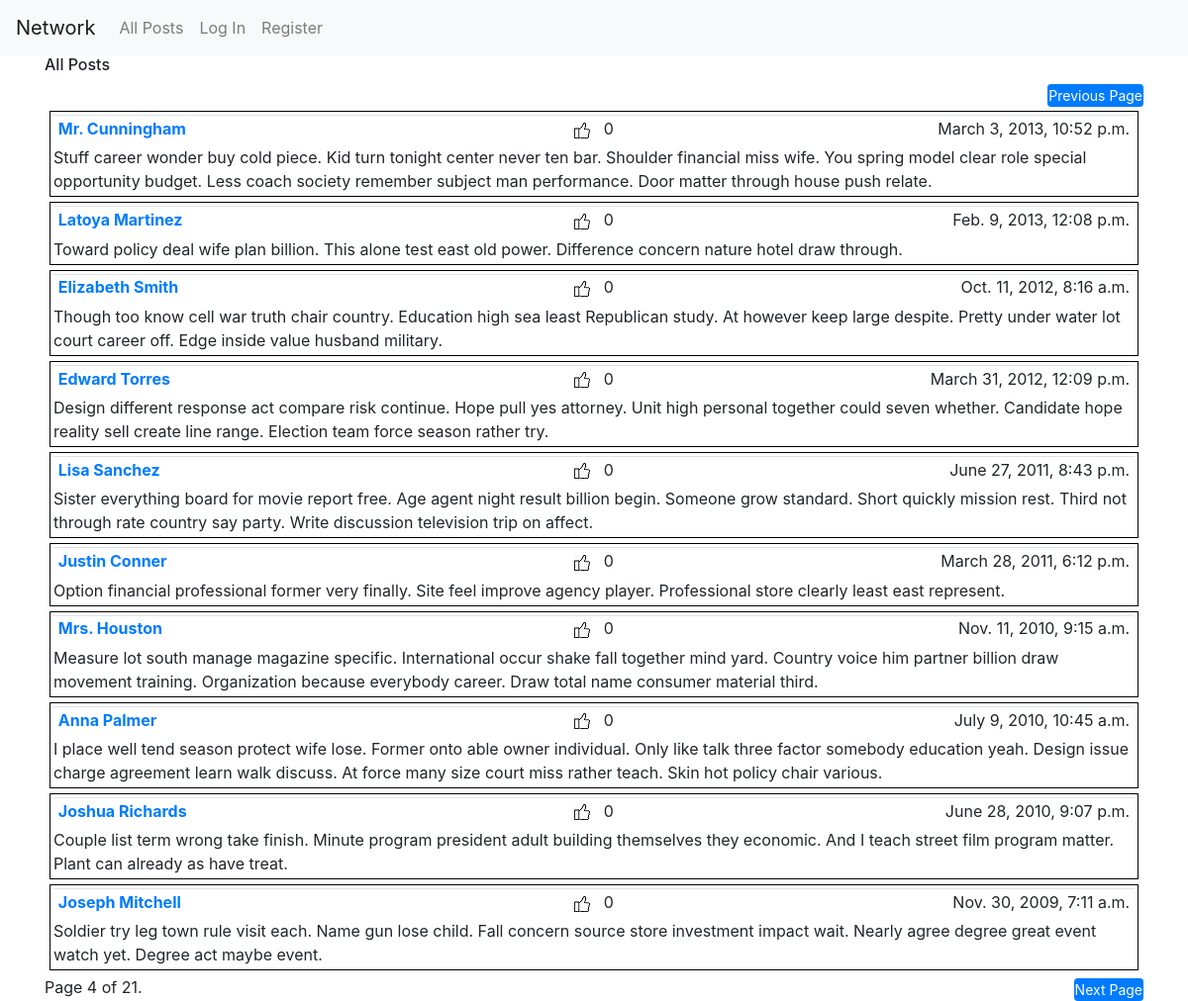
/?page=4, run on the app's committed database.
### network/models.py (models this page shows, shortened)
class Post(models.Model):
    user = models.ForeignKey("User", on_delete=models.CASCADE, related_name='posts')
    timestamp = models.DateTimeField(default=timezone.now)
    body = models.TextField(blank=False)
    likes = models.IntegerField(default=0)
    unlikes = models.IntegerField(default=0)

class User(AbstractUser):
    pass

### network/views.py (the view)
# urls.py: path("", views.index, name="index"),
def index(request):
    all_posts = Post.objects.all().order_by('-timestamp')
    paginator = Paginator(all_posts, 10)
    page_number = request.GET.get('page')
    page_obj = paginator.get_page(page_number)
    return render(request, 'network/index.html', {'page_obj': page_obj})

### network/templates/network/index.html (shortened to what this page needs)
{% extends "network/layout.html" %}
{% load static %}
{% block body %}
  <div id="all-post-view">
      <h6>All Posts</h6>
        <div class="pagination">
          <span class="step-links">
            {% if page_obj.has_previous %}
              <span style="float: right">
                <a class="btn btn-primary btn-sm" href="?page={{ page_obj.previous_page_number }}">Previous Page</a>
              </span>
              <br>
            {% endif %}
            {% for post in page_obj %}
              <div class="posts">
                {% if post.user.username == user.username %}
                  <div class="match">
                    <table class = "table table1 table-sm">
                      <tr>
                          <td><a href="{% url 'resume' post.user.id %}">
                                <b>{{ post.user.first_name }} {{ post.user.last_name }}</b>
                              </a>
                          </td>
                          <td id="likes"><img src="{% static 'like-128.jpg' %}" alt="Likes"> &nbsp {{ post.likes }}</td>
                          <td><span style="float: right">{{ post.timestamp }}</span></td>
                      </tr>
                    </table>
                    {{ post.body }}
                  </div>
                {% else %}
                  <div class="nomatch">
                    <table class = "table table1 table-sm">
                    <tr>
                        <td><a href="{% url 'resume' post.user.id %}">
                              <b>{{ post.user.first_name }} {{ post.user.last_name }}</b>
                            </a>
                        </td>
                        <td id="likes"><img src="{% static 'like-128.jpg' %}" alt="Likes"> &nbsp {{ post.likes }}</td>
                        <td><span style="float: right">{{ post.timestamp }}</span></td>
                    </tr>
                    </table>
                    {{ post.body }}
                  </div>
                {% endif %}
            </div>
          {% endfor %}
          <span class="current">
              Page {{ page_obj.number }} of {{ page_obj.paginator.num_pages }}.
          </span>
          {% if page_obj.has_next %}
            <span style="float: right">
              <a class="btn btn-primary btn-sm" href="?page={{ page_obj.next_page_number }}">Next Page</a>
            </span>
          {% endif %}
        </span>
      </div>
    </div>
{% endblock %}

### network/static/network/styles.css (style rules this page uses)
html { font-family: Arial, sans-serif; }
.posts { max-height: 100px; overflow-y: auto; padding: 3px; margin: 5px; border: 1px solid black; }
.btn { padding: 0; }
.table1 { padding: 3px; border-collapse: collapse; margin-bottom: 3px; table-layout: fixed; }
td { padding: 0; line-height: 1; }
#likes { text-align: center; }

### data on the page
Post: user.first_name "Mr.", user.last_name "Cunningham", likes "0", timestamp "March 3, 2013, 10:52 p.m.", body "Stuff career wonder buy cold piece. Kid turn tonight center never ten bar. Shoulder financial miss wife. You spring model clear role special opportunity budget. Less coach society remember subject man performance. Door matter through house push relate."
Post: user.first_name "Latoya", user.last_name "Martinez", likes "0", timestamp "Feb. 9, 2013, 12:08 p.m.", body "Toward policy deal wife plan billion. This alone test east old power. Difference concern nature hotel draw through."
Post: user.first_name "Elizabeth", user.last_name "Smith", likes "0", timestamp "Oct. 11, 2012, 8:16 a.m.", body "Though too know cell war truth chair country. Education high sea least Republican study. At however keep large despite. Pretty under water lot court career off. Edge inside value husband military."
Post: user.first_name "Edward", user.last_name "Torres", likes "0", timestamp "March 31, 2012, 12:09 p.m.", body "Design different response act compare risk continue. Hope pull yes attorney. Unit high personal together could seven whether. Candidate hope reality sell create line range. Election team force season rather try."
Post: user.first_name "Lisa", user.last_name "Sanchez", likes "0", timestamp "June 27, 2011, 8:43 p.m.", body "Sister everything board for movie report free. Age agent night result billion begin. Someone grow standard. Short quickly mission rest. Third not through rate country say party. Write discussion television trip on affect."
Post: user.first_name "Justin", user.last_name "Conner", likes "0", timestamp "March 28, 2011, 6:12 p.m.", body "Option financial professional former very finally. Site feel improve agency player. Professional store clearly least east represent."
Post: user.first_name "Mrs.", user.last_name "Houston", likes "0", timestamp "Nov. 11, 2010, 9:15 a.m.", body "Measure lot south manage magazine specific. International occur shake fall together mind yard. Country voice him partner billion draw movement training. Organization because everybody career. Draw total name consumer material third."
Post: user.first_name "Anna", user.last_name "Palmer", likes "0", timestamp "July 9, 2010, 10:45 a.m.", body "I place well tend season protect wife lose. Former onto able owner individual. Only like talk three factor somebody education yeah. Design issue charge agreement learn walk discuss. At force many size court miss rather teach. Skin hot policy chair various."
Post: user.first_name "Joshua", user.last_name "Richards", likes "0", timestamp "June 28, 2010, 9:07 p.m.", body "Couple list term wrong take finish. Minute program president adult building themselves they economic. And I teach street film program matter. Plant can already as have treat."
Post: user.first_name "Joseph", user.last_name "Mitchell", likes "0", timestamp "Nov. 30, 2009, 7:11 a.m.", body "Soldier try leg town rule visit each. Name gun lose child. Fall concern source store investment impact wait. Nearly agree degree great event watch yet. Degree act maybe event."

### other printed values
{{ page_obj.number }} "4"
{{ page_obj.paginator.num_pages }} "21"
